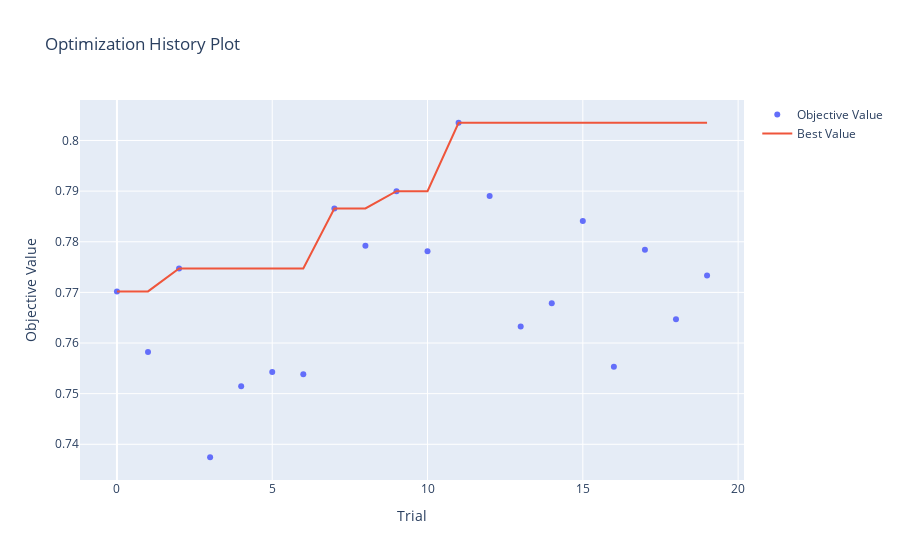

This figure's notebook cell:
### Code cell
optuna.visualization.plot_optimization_history(study).show()

### Figure 1 — Plotly figure (JSON) as saved in the notebook; plotly's stock layout.template omitted (floating-point values rounded to 4 significant figures)
{"data": [{"mode": "markers", "name": "Objective Value", "type": "scatter", "x": [0, 1, 2, 3, 4, 5, 6, 7, 8, 9, 10, 11, 12, 13, 14, 15, 16, 17, 18, 19], "y": [0.7702, 0.7582, 0.7747, 0.7374, 0.7515, 0.7543, 0.7538, 0.7866, 0.7792, 0.79, 0.7781, 0.8035, 0.789, 0.7633, 0.7678, 0.7841, 0.7553, 0.7784, 0.7647, 0.7733]}, {"mode": "lines", "name": "Best Value", "type": "scatter", "x": [0, 1, 2, 3, 4, 5, 6, 7, 8, 9, 10, 11, 12, 13, 14, 15, 16, 17, 18, 19], "y": [0.7702, 0.7702, 0.7747, 0.7747, 0.7747, 0.7747, 0.7747, 0.7866, 0.7866, 0.79, 0.79, 0.8035, 0.8035, 0.8035, 0.8035, 0.8035, 0.8035, 0.8035, 0.8035, 0.8035]}, {"marker": {"color": "#cccccc"}, "mode": "markers", "name": "Infeasible Trial", "showlegend": false, "type": "scatter", "x": [], "y": []}], "layout": {"title": {"text": "Optimization History Plot"}, "xaxis": {"title": {"text": "Trial"}}, "yaxis": {"title": {"text": "Objective Value"}}}}
